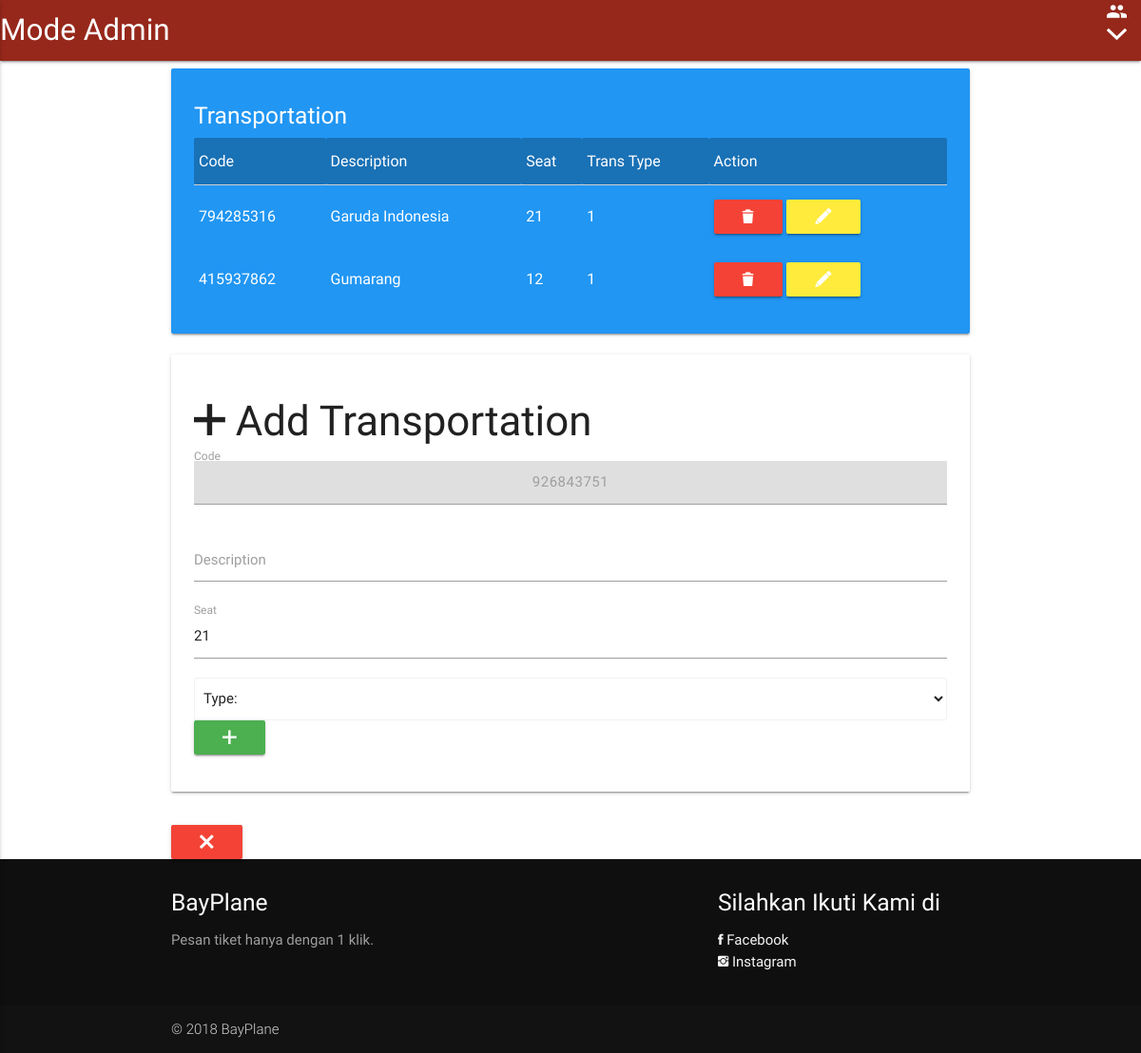
The page /admin/trans.php (signed in) on the database its author committed.
### tables this page shows
CREATE TABLE `trans` (
  `id_trans` int(11) NOT NULL,
  `code` decimal(10,0) NOT NULL,
  `description` text NOT NULL,
  `seat` text NOT NULL,
  `id_trans_type` int(11) NOT NULL
);

### admin/trans.php (the view, shortened to what this page needs)
<html>
<head>
    <link rel="stylesheet" href="../css/materialize.min.css">
    <link rel="stylesheet" href="../css/ionicons.min.css">
</head>
<body>
    <?php include "nav.php"; ?>
    <div class="container">
        <div class="row">
            <div class="col s12">
                <div class="card-panel white-text blue">
                    <h5>Transportation</h5>
                    <table>
                        <thead style="background-color: rgba(0, 0, 0, 0.25);" class="white-text">
                            <tr>
                                <td>Code</td>
                                <td>Description</td>
                                <td>Seat</td>
                                <td>Trans Type</td>
                                <td>Action</td>
                            </tr>
                        </thead>
                        <tbody class="white-text">
                            <?php include "koneksi.php";
                            $sql = mysqli_query($conn, 'select * from trans ');
                            while($dtt = mysqli_fetch_array($sql) ) {
                            ?>
                            <tr>
                                <td>
                                    <?=$dtt['code'];?>
                                </td>
                                <td>
                                    <?=$dtt['description'];?>
                                </td>
                                <td>
                                    <?=$dtt['seat'];?>
                                </td>
                                <td>
                                    <?=$dtt['id_trans_type'];?>
                                </td>
                                <td>
                                    <a href="trans_d.php?id_trans=<?=$dtt['id_trans'];?>" onclick="return confirm('Sure, want to delete?');"><button class="red btn waves-effect"><i class="ion-trash-b"></i></button></a>
                                    <a href="trans_u.php?id_trans=<?=$dtt['id_trans'];?>"><button class="yellow btn waves-effect"><i class="ion-edit"></i></button></a>
                                </td>
                            </tr>
                            <?php } ?>
                        </tbody>
                    </table>
                </div>
            </div>
            <div class="col s12">
                <div class="card-panel">
                    <h3><i class="ion-plus"></i> Add Transportation</h3>
                    <form method="post" action="trans_t.php">
                        <div class="input-field">
                            <?php
                                $rang = range(1, 9);
                                shuffle($rang);
                                $c = implode($rang);
                                $code = $c;
                            ?>
                                <input type="text" name="codec" id="code" value="<?=$code;?>" class="btn disabled">
                                <label for="code">Code</label>
                        </div>
                        <div class="input-field">
                            <input type="text" name="description" id="desc" required>
                            <label for="desc">Description</label>
                        </div>
                        <div class="input-field">
                            <?php $r = range(1, 2); shuffle($r); $b = implode($r); $seat = $b;?>
                            <input type="text" name="seatc" id="seat" value="<?=$seat;?>">
                            <label for="seat">Seat</label>
                        </div>
                        <select name="id_trans_type" class="browser-default">
                            <option selected disabled>Type: </option>
                        </select>
                        <button class="btn waves-effect green"><i class="ion-plus"></i></button>
                    </form>
                </div>
            </div>
        </div>
        <a href="index.php" onclick="window.close();"><button class="btn waves-effect red"><i class="ion-close"></i></button></a>
    </div>
    <?php include "footer.php";?>
</body>
</html>

### rows shown on the page
trans: code "794285316", description "Garuda Indonesia", seat "21", id_trans_type "1"
trans: code "415937862", description "Gumarang", seat "12", id_trans_type "1"
